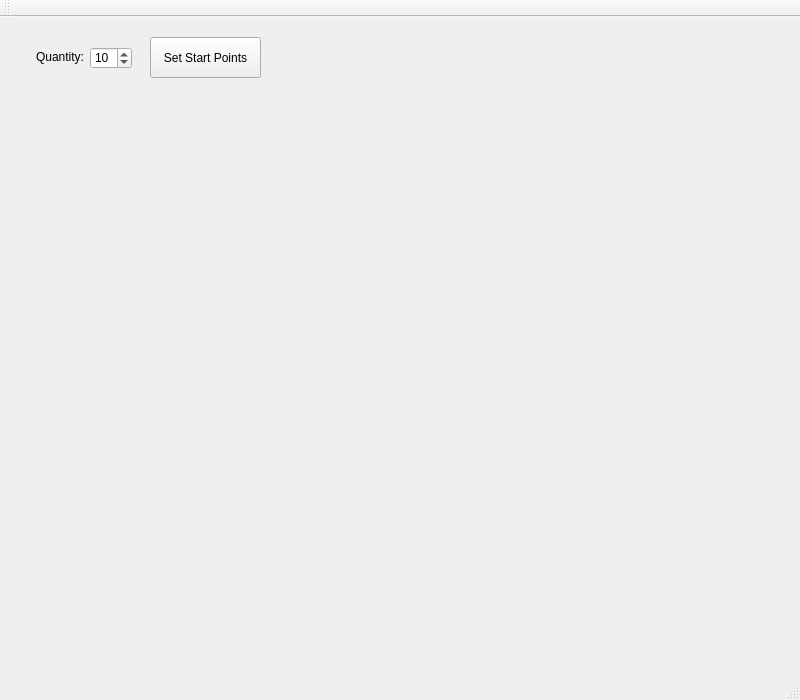
<?xml version="1.0" encoding="UTF-8"?>
<ui version="4.0">
 <class>MainWindow</class>
 <widget class="QMainWindow" name="MainWindow">
  <property name="geometry">
   <rect>
    <x>0</x>
    <y>0</y>
    <width>800</width>
    <height>700</height>
   </rect>
  </property>
  <property name="minimumSize">
   <size>
    <width>800</width>
    <height>700</height>
   </size>
  </property>
  <property name="windowTitle">
   <string>MainWindow</string>
  </property>
  <widget class="QWidget" name="centralWidget">
   <widget class="QPushButton" name="setStartPointsButton">
    <property name="geometry">
     <rect>
      <x>150</x>
      <y>20</y>
      <width>111</width>
      <height>41</height>
     </rect>
    </property>
    <property name="text">
     <string>Set Start Points</string>
    </property>
   </widget>
   <widget class="QCustomPlot" name="widget" native="true">
    <property name="geometry">
     <rect>
      <x>110</x>
      <y>90</y>
      <width>550</width>
      <height>550</height>
     </rect>
    </property>
   </widget>
   <widget class="QSpinBox" name="startPointsCount">
    <property name="geometry">
     <rect>
      <x>90</x>
      <y>30</y>
      <width>42</width>
      <height>22</height>
     </rect>
    </property>
    <property name="minimum">
     <number>1</number>
    </property>
    <property name="maximum">
     <number>20</number>
    </property>
    <property name="value">
     <number>10</number>
    </property>
   </widget>
   <widget class="QLabel" name="label">
    <property name="geometry">
     <rect>
      <x>36</x>
      <y>30</y>
      <width>51</width>
      <height>20</height>
     </rect>
    </property>
    <property name="text">
     <string>Quantity:</string>
    </property>
   </widget>
  </widget>
  <widget class="QToolBar" name="mainToolBar">
   <attribute name="toolBarArea">
    <enum>TopToolBarArea</enum>
   </attribute>
   <attribute name="toolBarBreak">
    <bool>false</bool>
   </attribute>
  </widget>
  <widget class="QStatusBar" name="statusBar"/>
  <widget class="QMenuBar" name="menuBar">
   <property name="geometry">
    <rect>
     <x>0</x>
     <y>0</y>
     <width>800</width>
     <height>20</height>
    </rect>
   </property>
  </widget>
  <action name="actionAdd">
   <property name="text">
    <string>Add</string>
   </property>
  </action>
 </widget>
 <layoutdefault spacing="6" margin="11"/>
 <customwidgets>
  <customwidget>
   <class>QCustomPlot</class>
   <extends>QWidget</extends>
   <header location="global">qcustomplot.h</header>
   <container>1</container>
  </customwidget>
 </customwidgets>
 <resources/>
 <connections/>
</ui>
